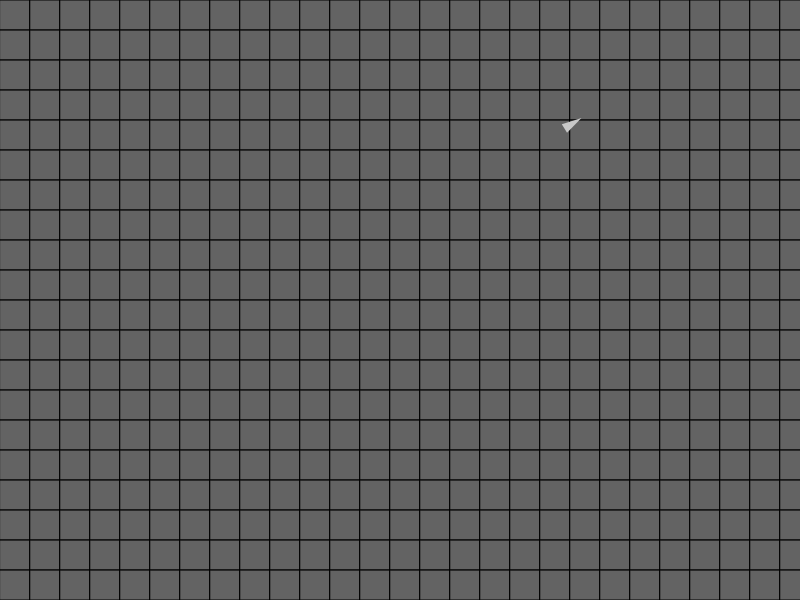
Frame 1 (no input)
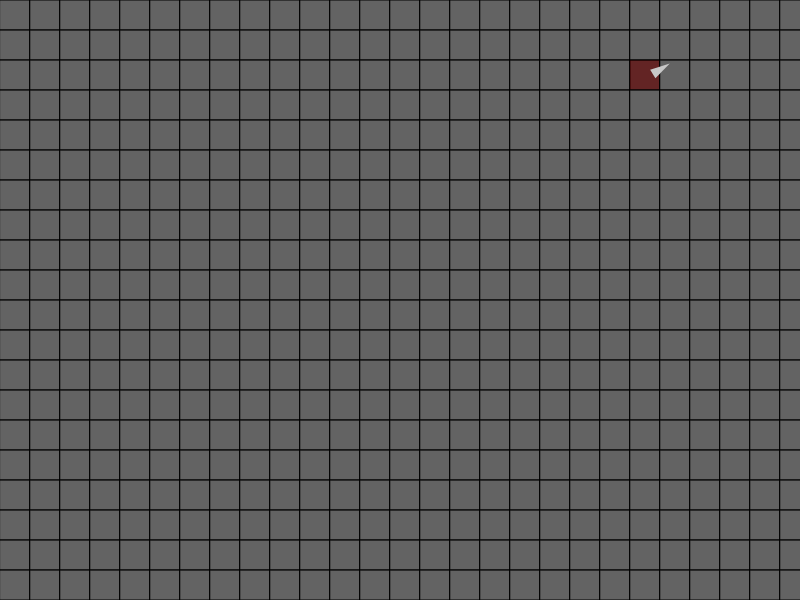
Frame 60 (no input)
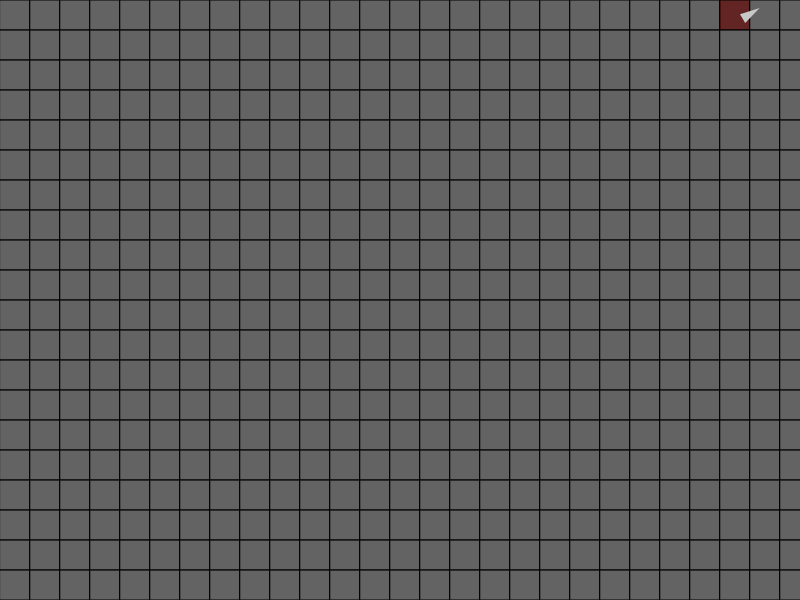
Frame 120 (the mouse pressed at the canvas centre since frame 60)

The p5.js sketch that drew these frames (run headless with seeded random() and noise() and a simulated clock; from frame 60 on, the mouse is pressed at the canvas centre):

// p5.js sketch
// ── sketch.js
var birds = [];
var debug =0 ;
var grid;


var desire;
var r;

function setup() {
    createCanvas(800,600);

    var bird = new Bird(random(width), random(height), 20);
    bird.v.set(random(-3,3), random(-3,3));
    birds.push(bird);

    grid = new Grid(30);

    desire = createVector();
    r = createVector();
}

function keyPressed() {
    if (key == ' ') {
        for (var i = 0; i < 100; i++) {
            var bird = new Bird(random(width), random(height), 20);
            bird.v.set(random(-3,3), random(-3,3));
            birds.push(bird);
        }
    }
}

function draw() {
    background(53);
    fill(200,200,200, 80);
    stroke(0);
    grid.show();
    noStroke();
    fill(200);
    var neighbors = [];
    for (var i = 0; i < birds.length; i++) {

        neighbors = grid.findNeighbors(birds[i].pos, birds);

        birds[i].separate(neighbors, 2);
        birds[i].cohesion(neighbors, 1);
        birds[i].align(neighbors, 1);
        birds[i].update();
        grid.move(i, birds[i].prevPos, birds[i].pos);
        birds[i].show();
    }

    debug = 0;


}

// ── bird.js
function Bird(x, y, size) {

    this.size = size;
    this.prevPos = createVector(x,y);
    this.pos = createVector(x,y);

    this.v = createVector();
    this.a = createVector();
    this.fill = [200,200,200,100];

    this.maxVelocity = 3;
    this.maxForce = 0.05;

    this.fov = 50;

    this.align = function(birds, weight) {
        r.set(0,0);
        desire.set(0,0);
        var count = 0;
        for (var i = 0; i < birds.length; i++) {
            var bird = birds[i];

            if (this == bird) {
                continue;
            }

            r.set(bird.pos.x - this.pos.x, bird.pos.y - this.pos.y);
            var d = r.mag();
            debug++;

            if (d > this.fov) {
                continue;
            }
            desire.add(bird.v);
            count++;
        }

        if (count == 0) {
            return;
        }

        desire.div(count);
        desire.setMag(this.maxVelocity);

        desire.sub(this.v);
        desire.limit(this.maxForce);
        desire.mult(weight);
        this.applyForce(desire);

    }

    this.separate = function(birds, weight) {
        r.set(0,0);
        desire.set(0,0);
        var count = 0;
        for (var i = 0; i < birds.length; i++) {
            var bird = birds[i];
            if (bird == this) {
                continue;
            }
            r.set(this.pos.x - bird.pos.x, this.pos.y - bird.pos.y);
            var d = r.mag();
            debug++;

            if (d > this.fov/2) {
                continue;
            }

            r.normalize();
            desire.add(r);
            count++;
        }

        if (count == 0) {
            return;
        }

        desire.div(count);
        desire.normalize();
        desire.mult(this.maxVelocity);

        desire.sub(this.v);
        desire.limit(this.maxForce);

        desire.mult(weight);
        this.applyForce(desire);
    }

    this.cohesion = function(birds, weight) {
        r.set(0,0);
        desire.set(0,0);
        var count = 0;


        for (var i = 0; i < birds.length; i++) {
            var bird = birds[i];
            if (bird == this) {
                continue;
            }
            r.set(this.pos.x - bird.pos.x, this.pos.y - bird.pos.y);
            var d = r.mag();
            debug ++;

            if (d > this.fov) {
                continue;
            }
            desire.add(bird.pos);
            count ++;
        }

        if (count == 0 ) {
            return;
        }
        desire.div(count);

        this.seek(desire, weight);
    }

    this.seek = function(target, weight) {
        desire.set(target.x - this.pos.x, target.y - this.pos.y);

        desire.limit(this.maxVelocity);

        desire.sub(this.v);
        desire.limit(this.maxForce);

        desire.mult(weight);
        this.applyForce(desire);
    }



    this.applyForce = function(force) {
        this.a.add(force);
    }
    this.update = function() {
        this.v.add(this.a);
        this.v.limit(this.maxVelocity)

        this.prevPos.set(this.pos.x, this.pos.y);
        this.pos.add(this.v);

        if (this.pos.x < 0) {
            this.pos.x = width + this.pos.x
        }
        if (this.pos.x > width) {
            this.pos.x = this.pos.x - width
        }
        if (this.pos.y < 0) {
            this.pos.y = height + this.pos.y
        }
        if (this.pos.y > height) {
            this.pos.y = this.pos.y - height
        }
        this.a.mult(0);
    }

    this.show = function() {

        push();
        translate(this.pos.x, this.pos.y);
        rotate(this.v.heading());
        beginShape();
            vertex(-this.size/2, -this.size/4);
            vertex(this.size/2, 0);
            vertex(-this.size/2, this.size/4);
        endShape(CLOSE);
        pop();
    }

}

// ── grid.js
function Grid(cellSize) {
    this.cells = [];
    this.cellSize = cellSize;

    this.cols = ceil(width / this.cellSize);
    this.rows = ceil(height / this.cellSize);

    for (var i = 0; i < this.rows*this.cols; i++) {
        this.cells.push({
            count: 0
        })
    }


    this.xy2i = function(x,y) {
        return floor(x / this.cellSize) + this.cols * floor(y / this.cellSize);
    }

    this.show = function() {
        for (var i = 0; i < this.rows; i++) {
            for (var j = 0; j < this.cols; j++) {

                var index =  j + i * this.cols;
                if (this.cells[index].count > 0) {
                    fill(200,0,0,80);
                } else {
                    fill(200,200,200,80);
                }

                rect(j*this.cellSize, i*this.cellSize, this.cellSize, this.cellSize)
            }
        }
    }

    this.move = function(index, from, to) {
        var prevCell = this.xy2i(from.x, from.y);
        var currentCell = this.xy2i(to.x, to.y);

        delete this.cells[prevCell][index];

        this.cells[prevCell].count --;
        this.cells[prevCell].count = max(this.cells[prevCell].count, 0);

        this.cells[currentCell][index] = true;
        this.cells[currentCell].count ++;
    }

    this.findNeighbors = function(pos, birds) {

        var cellIndex = this.xy2i(pos.x, pos.y);

        var indexes = [
            cellIndex - 1 - this.cols, cellIndex - this.cols, cellIndex + 1 - this.cols,
            cellIndex - 1, cellIndex, cellIndex + 1,
            cellIndex - 1 + this.cols, cellIndex + this.cols, cellIndex + 1 + this.cols,
        ];

        var neighbors = [];

        for (var i = 0; i < indexes.length; i++) {
            var ci = indexes[i];

            if (ci < 0 || ci >= this.cells.length) {
                continue;
            }

            var cell = this.cells[ci];
            if(cell.count > 0 ) {
                for (var prop in cell) {
                    if (cell.hasOwnProperty(prop) && prop !='count') {
                        neighbors.push(birds[prop])
                    }
                }

            }
        }

        return neighbors;

    }

}

// ── ui.js
ui = {
    create: function() {
        var d = createDiv('Separate: ');
        sepSlider = createSlider(-1, 5, 1.5, 0.1);
        sepSlider.parent(d);
        var span = createSpan();
        span.parent(d);
        span.id('sep');

        var d = createDiv('Align: ');
        algnSlider = createSlider(-1, 5, 1, 0.1);
        algnSlider.parent(d);
        var span = createSpan();
        span.parent(d);
        span.id('algn');

        var d = createDiv('Cohestion: ');
        cohSlider = createSlider(-1, 5, 1, 0.1);
        cohSlider.parent(d);
        var span = createSpan();
        span.parent(d);
        span.id('coh');

        var d = createDiv('Grid: ');
        gridToggler = createCheckbox();
        gridToggler.parent(d);
        gridToggler.style('display: inline-block');
        gridToggler.checked(true);
    },

    update: function() {
        select('#sep').html(sepSlider.value());
        select('#algn').html(algnSlider.value());
        select('#coh').html(cohSlider.value());
    }
}
